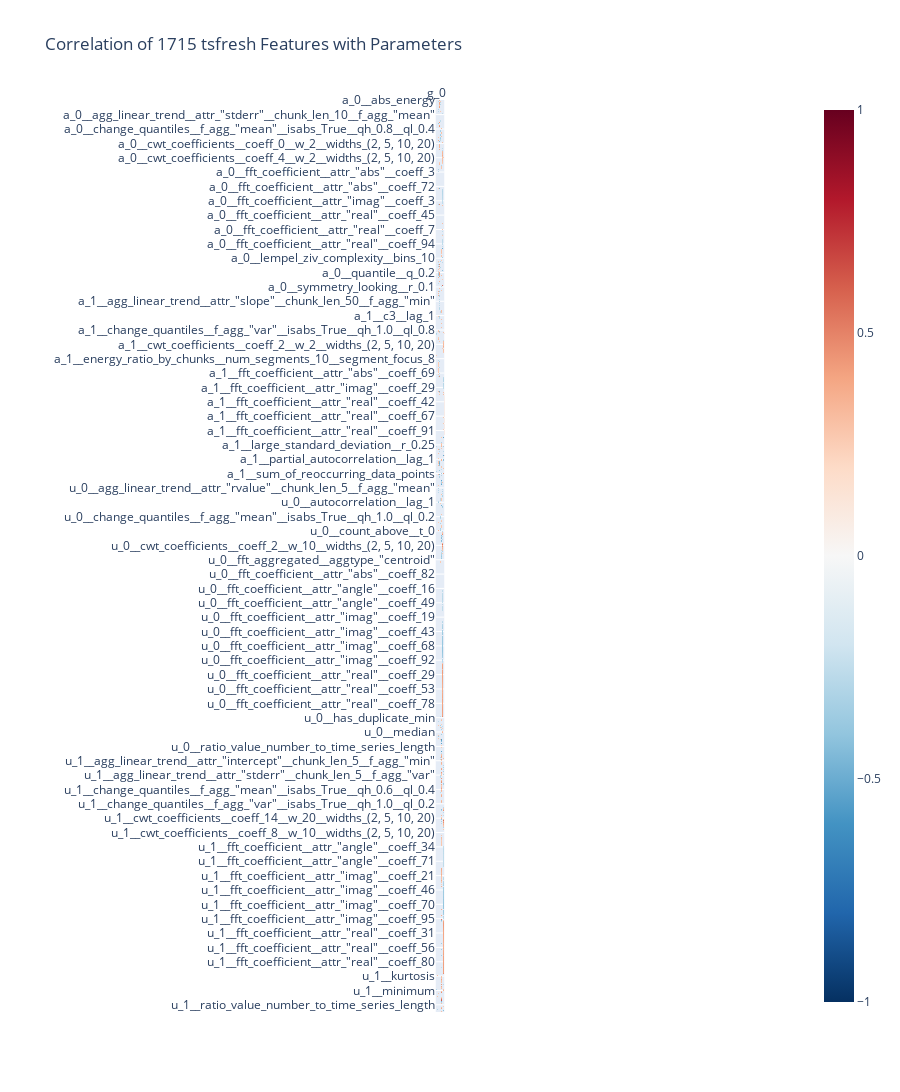

The cell this chart's notebook holds for it:
### Markdown cell above
### tsfresh Features

Not all features labeled relevant by tsfresh are highly correlated with the parameters and IC.
We only keep the most promising ones and visualize their correlations.

The aggregated feature correlations with the parameters (sum over abs(corr)) gives a first indication of how well the parameters can be predicted from the features. The desire threshold $\mathbf{\mu}$, and goals $\mathbf{g}$ will be hardest to predict from these features.

The heatmap shows the pairwise correlations of the features. In future steps, highly correlated features have to be trimmed down, and the interpretation of each feature has to be analyzed in detail.

### Code cell
threshold = 0.25
corr_important = {param: c[c.abs() > threshold] for param, c in corr.items()}
corr_important_df = pd.DataFrame(corr_important)
n_features = len(corr_important_df)

print("Aggregated feature importance per parameter:")
display(corr_important_df.abs().sum().sort_values(ascending=False))

fig = px.imshow(
    corr_important_df,
    title=f"Correlation of {n_features} tsfresh Features with Parameters",
    color_continuous_scale="RdBu_r",
    zmin=-1,
    zmax=1,
    height=n_features * 20 + 200,
)
fig.update_xaxes(side="top")
fig.show()

### Figure 1 — Plotly figure (JSON) as saved in the notebook; plotly's stock layout.template omitted (floating-point values rounded to 4 significant figures; data arrays with more than 128 entries replaced by an {"elided": "..."} marker saying what was removed)
{"data": [{"coloraxis": "coloraxis", "hovertemplate": "x: %{x}<br>y: %{y}<br>color: %{z}<extra></extra>", "name": "0", "type": "heatmap", "x": ["g_0", "g_1", "μ_0", "μ_1", "Π_0,0", "Π_0,1", "Π_1,0", "Π_1,1", "Γ_0,0", "Γ_0,1", "Γ_1,0", "Γ_1,1", "v0_0", "v0_1", "m0_0", "m0_1"], "xaxis": "x", "y": {"elided": "1715 str values"}, "yaxis": "y", "z": {"elided": "1715x16 float values"}}], "layout": {"coloraxis": {"cmax": 1, "cmin": -1, "colorscale": [[0, "rgb(5,48,97)"], [0.1, "rgb(33,102,172)"], [0.2, "rgb(67,147,195)"], [0.3, "rgb(146,197,222)"], [0.4, "rgb(209,229,240)"], [0.5, "rgb(247,247,247)"], [0.6, "rgb(253,219,199)"], [0.7, "rgb(244,165,130)"], [0.8, "rgb(214,96,77)"], [0.9, "rgb(178,24,43)"], [1, "rgb(103,0,31)"]]}, "height": 34500, "title": {"text": "Correlation of 1715 tsfresh Features with Parameters"}, "xaxis": {"anchor": "y", "constrain": "domain", "domain": [0, 1], "scaleanchor": "y", "side": "top"}, "yaxis": {"anchor": "x", "autorange": "reversed", "constrain": "domain", "domain": [0, 1]}}}
